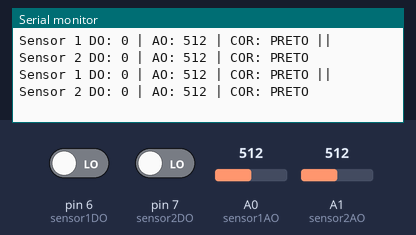
The sketch below on a simulated Arduino Uno, built with avr-gcc and run on an emulated ATmega328P. Parts: the last lines printed to the serial monitor. Inputs (shaded band) come from the test bench; at power-on: A0 (sensor1AO) = 512, A1 (sensor2AO) = 512, pin 6 (sensor1DO) LOW, pin 7 (sensor2DO) LOW.

Above: at 1.2 s.
1.3 s: A0 (sensor1AO) set to 112
At 2.4 s:
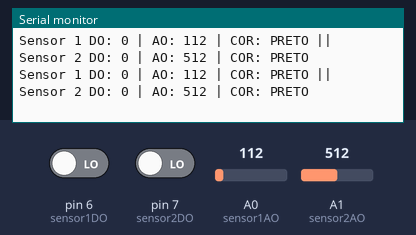
2.8 s: A0 (sensor1AO) set to 94
At 3.9 s:
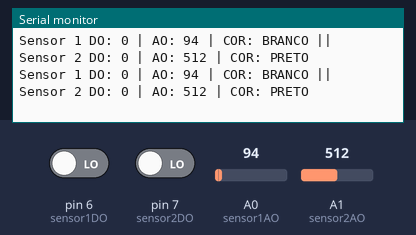
4.7 s: A1 (sensor2AO) set to 112
At 5.4 s:
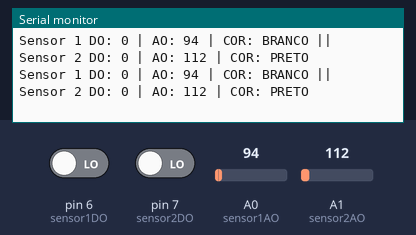
6.2 s: A1 (sensor2AO) set to 94
At 7.3 s:
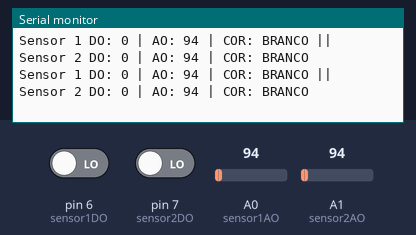
10.0 s: A1 (sensor2AO) set to 11
At 10.7 s:
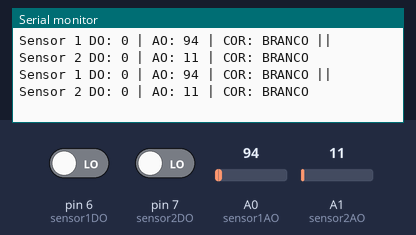
13.0 s: A1 (sensor2AO) set to 8
At 14.1 s:
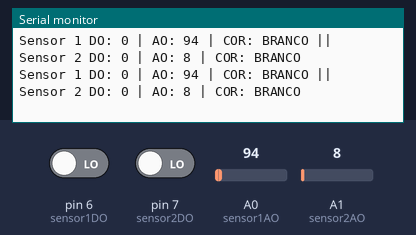
Timing chart, 0 to 16.0 s (numbered marks = the images above; inputs shaded):
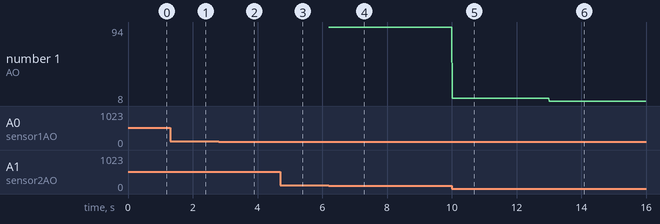

The sketch:

obstaculo_infra.ino
```cpp
const int sensor1DO = 6;
const int sensor2DO = 7;

const int sensor1AO = A0;
const int sensor2AO = A1;

const int intervaloLeituraMs = 10;

const int limiteSensor1 = 100;
const int limiteSensor2 = 100;
const bool pretoQuandoAOMaior = true;

void setup() {
  Serial.begin(115200);

  pinMode(sensor1DO, INPUT);
  pinMode(sensor2DO, INPUT);
}

void loop() {
  int s1Digital = digitalRead(sensor1DO);
  int s2Digital = digitalRead(sensor2DO);

  int s1Analogico = analogRead(sensor1AO);
  int s2Analogico = analogRead(sensor2AO);

  bool s1Preto = pretoQuandoAOMaior ? s1Analogico > limiteSensor1 : s1Analogico < limiteSensor1;
  bool s2Preto = pretoQuandoAOMaior ? s2Analogico > limiteSensor2 : s2Analogico < limiteSensor2;

  Serial.print("Sensor 1 DO: ");
  Serial.print(s1Digital);
  Serial.print(" | AO: ");
  Serial.print(s1Analogico);
  Serial.print(" | COR: ");
  Serial.print(s1Preto ? "PRETO" : "BRANCO");

  Serial.print(" || Sensor 2 DO: ");
  Serial.print(s2Digital);
  Serial.print(" | AO: ");
  Serial.print(s2Analogico);
  Serial.print(" | COR: ");
  Serial.println(s2Preto ? "PRETO" : "BRANCO");

  delay(intervaloLeituraMs);
}
```

Measured:
- the behaviour switches between 101 and 100 on A0 (sensor1AO) (found by bisection; images 1 and 2)
- the behaviour switches between 101 and 100 on A1 (sensor2AO) (found by bisection; images 3 and 4)
- after the input at 1.3 s, the serial monitor: prints a new line at once (image 1)
- after the input at 2.8 s, the serial monitor: prints a new line at once (image 2)
- after the input at 4.7 s, the serial monitor: prints a new line at once (image 3)
- after the input at 6.2 s, the serial monitor: prints a new line at once (image 4)
- after the input at 10.0 s, the serial monitor: prints a new line at once (image 5)
- after the input at 13.0 s, the serial monitor: prints a new line at once (image 6)
